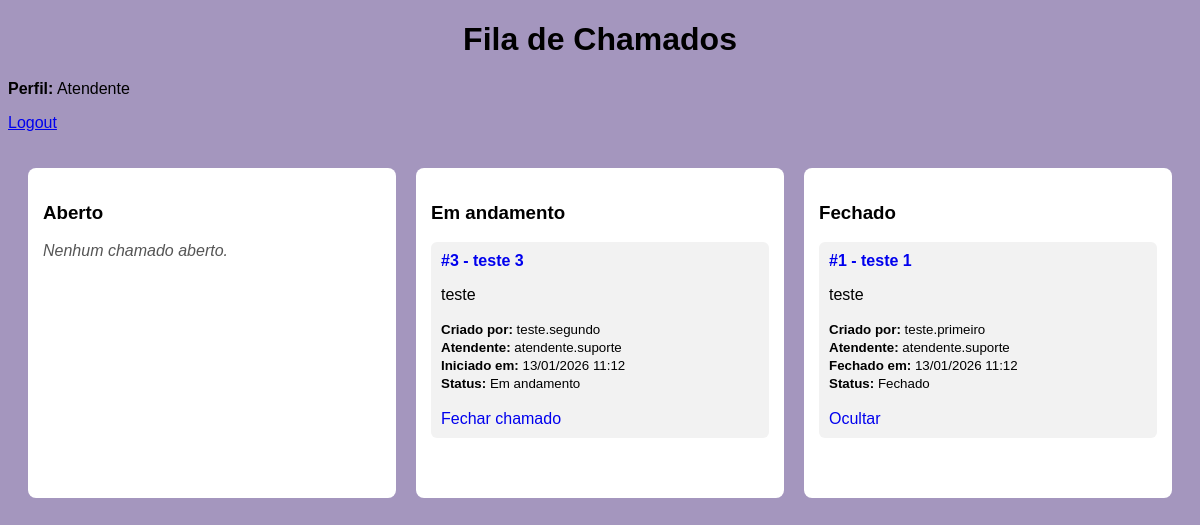
The app's page /fila (signed in), older data.
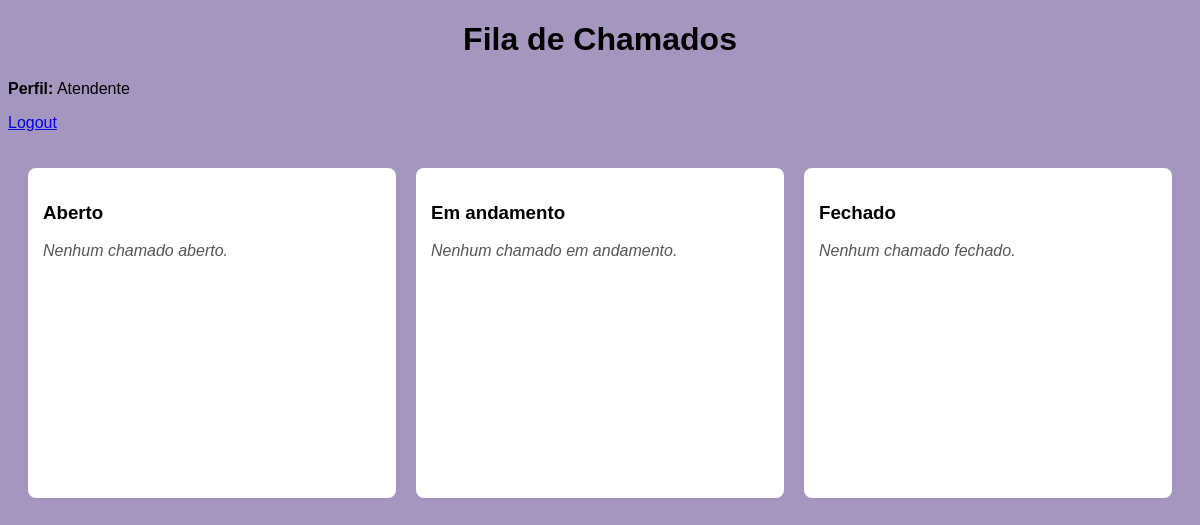
The same page, newer data.
### tables this page shows
CREATE TABLE tickets (
    id INTEGER PRIMARY KEY AUTOINCREMENT, -- ID único do chamado (auto incremento)

    titulo TEXT NOT NULL,                 -- Título do chamado
    descricao TEXT NOT NULL,              -- Descrição do problema

    status TEXT NOT NULL,                 -- Status do ticket: Aberto | Em andamento | Fechado

    user_id INTEGER NOT NULL,             -- ID do usuário que criou o chamado

    attendant_id INTEGER,                 -- ID do atendente responsável (pode ser NULL)

    created_at TEXT NOT NULL,             -- Data/hora de criação do chamado

    started_at TEXT,                      -- Data/hora de início do atendimento (pode ser NULL)
    closed_at TEXT,                       -- Data/hora de fechamento (pode ser NULL)

    is_hidden INTEGER NOT NULL,           -- 0 = visível | 1 = oculto (soft delete)

    hidden_by INTEGER,                    -- ID de quem ocultou (atendente/admin)
    hidden_at TEXT                        -- Data/hora que foi ocultado
);

CREATE TABLE users (
    id INTEGER PRIMARY KEY AUTOINCREMENT,
    username TEXT NOT NULL UNIQUE,
    email TEXT,
    senha TEXT NOT NULL,
    is_admin INTEGER NOT NULL
);

### app.py (the view)
@app.route('/fila')
def fila():
    if 'user_id' not in session:
        return redirect(url_for('login'))
    if session.get('nivel') != 1:
        return redirect(url_for('dashboard'))
    conn = get_db_connection()
    cursor = conn.cursor()
    cursor.execute("""
        SELECT
            tickets.id,
            tickets.titulo,
            tickets.descricao,
            tickets.status,
            tickets.created_at,
            tickets.started_at,
            tickets.closed_at,
            tickets.is_hidden,
            creator.username,
            attendant.username
        FROM tickets
        JOIN users AS creator ON tickets.user_id = creator.id
        LEFT JOIN users AS attendant ON tickets.attendant_id = attendant.id
        WHERE tickets.is_hidden = 0
          AND (
                tickets.status = 'Aberto'
                OR tickets.attendant_id = ?
              )
        ORDER BY tickets.id DESC
    """, (session['user_id'],))
    tickets = cursor.fetchall()
    conn.close()
    abertos = [t for t in tickets if t[3] == 'Aberto']
    andamento = [t for t in tickets if t[3] == 'Em andamento']
    fechados = [t for t in tickets if t[3] == 'Fechado']
    return render_template(
        'fila_kanban.html',
        abertos=abertos,
        andamento=andamento,
        fechados=fechados
    )

### app.py (called while the page is built)
def get_db_connection():
    conn = sqlite3.connect('database.db')
    return conn

### templates/fila_kanban.html (shortened to what this page needs)
<!DOCTYPE html>
<html lang="pt-br">
<head>
    <link rel="stylesheet" href="{{ url_for('static', filename='style.css') }}">
</head>
<body>
<h1>Fila de Chamados</h1>
{% if session.get('nivel') == 2 %}
    <p><strong>Perfil:</strong> Administrador</p>
{% else %}
    <p><strong>Perfil:</strong> Atendente</p>
{% endif %}
<p>
    <a href="{{ url_for('logout') }}">Logout</a>
</p>
<div class="kanban">
    <div class="coluna">
        <h3>Aberto</h3>
        {% for t in abertos %}
            <div class="card">
                <strong>
                    <a href="{{ url_for('ticket_detail', ticket_id=t[0]) }}">
                        #{{ t[0] }} - {{ t[1] }}
                    </a>
                </strong>
                <p>{{ t[2] }}</p>
                <small>
                    <strong>Criado por:</strong> {{ t[8] }}<br>
                    <strong>Criado em:</strong> {{ t[4] }}<br>
                    <strong>Status:</strong> {{ t[3] }}
                </small>
                <br><br>
                <a href="{{ url_for('start_ticket', ticket_id=t[0]) }}">
                    Iniciar atendimento
                </a>
            </div>
        {% else %}
            <p class="vazio">Nenhum chamado aberto.</p>
        {% endfor %}
    </div>
    <div class="coluna">
        <h3>Em andamento</h3>
        {% for t in andamento %}
            <div class="card">
                <strong>
                    <a href="{{ url_for('ticket_detail', ticket_id=t[0]) }}">
                        #{{ t[0] }} - {{ t[1] }}
                    </a>
                </strong>
                <p>{{ t[2] }}</p>
                <small>
                    <strong>Criado por:</strong> {{ t[8] }}<br>
                    <strong>Atendente:</strong> {{ t[9] or "—" }}<br>
                    <strong>Iniciado em:</strong> {{ t[5] or "—" }}<br>
                    <strong>Status:</strong> {{ t[3] }}
                </small>
                <br><br>
                <a href="{{ url_for('close_ticket', ticket_id=t[0]) }}">
                    Fechar chamado
                </a>
            </div>
        {% else %}
            <p class="vazio">Nenhum chamado em andamento.</p>
        {% endfor %}
    </div>
    <div class="coluna">
        <h3>Fechado</h3>
        {% for t in fechados %}
            <div class="card">
                <strong>
                    <a href="{{ url_for('ticket_detail', ticket_id=t[0]) }}">
                        #{{ t[0] }} - {{ t[1] }}
                    </a>
                </strong>
                <p>{{ t[2] }}</p>
                <small>
                    <strong>Criado por:</strong> {{ t[8] }}<br>
                    <strong>Atendente:</strong> {{ t[9] or "—" }}<br>
                    <strong>Fechado em:</strong> {{ t[6] or "—" }}<br>
                    <strong>Status:</strong> {{ t[3] }}
                </small>
                <br><br>
                {% if t[3] == 'Fechado' %}
                    <a href="{{ url_for('hide_ticket', ticket_id=t[0]) }}"
                       onclick="return confirm('Deseja ocultar este chamado?');">
                        Ocultar
                    </a>
                {% endif %}
            </div>
        {% else %}
            <p class="vazio">Nenhum chamado fechado.</p>
        {% endfor %}
    </div>
</div>
</body>
</html>

Row changes from the older to the newer data that the page shows:
no longer on this page (row edited): tickets: id "3", titulo "teste 3", descricao "teste", username "teste.segundo", username "atendente.suporte", started_at "13/01/2026 11:12", status "Em andamento"
no longer on this page (row edited): tickets: id "1", titulo "teste 1", descricao "teste", username "teste.primeiro", username "atendente.suporte", closed_at "13/01/2026 11:12", status "Fechado"
Text that changed along with them:
text now shown: "Nenhum chamado em andamento. Nenhum chamado fechado."
